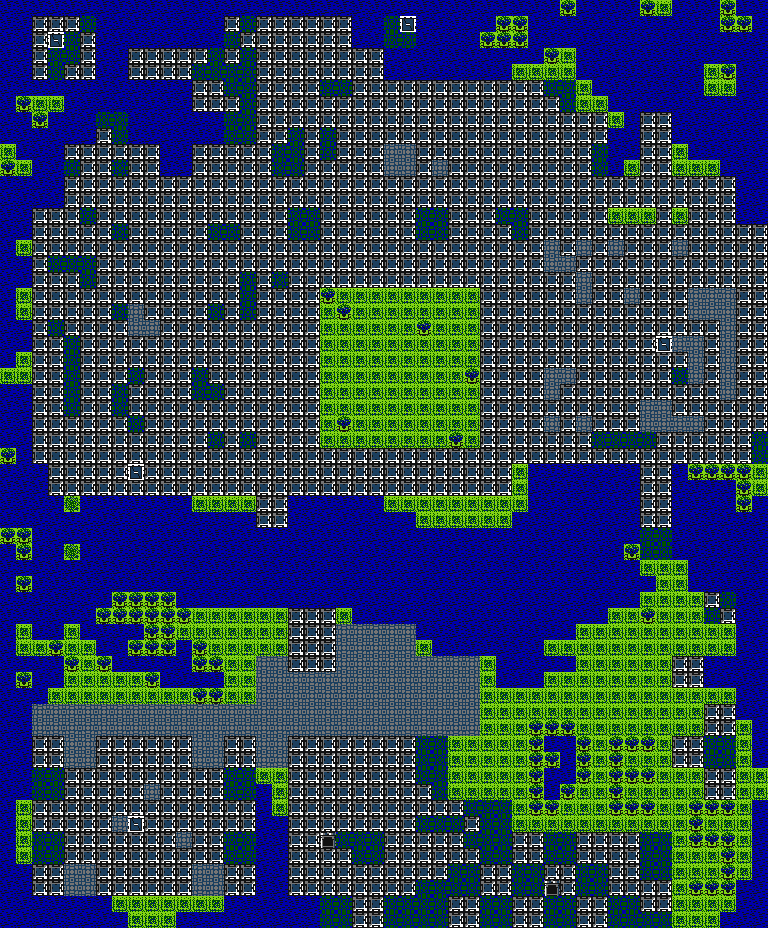

This game map was drawn from its Tiled (.tmx) file and the tilesets committed beside it. A one-line description and the trimmed map source follow:
An orthogonal 48x58 tile map with 16x16 px tiles, 1 tile layer (tilemap), 1 hidden layer not drawn.

<map version="1.0" tiledversion="1.1.2" orientation="orthogonal" renderorder="right-down" width="48" height="58" tilewidth="16" tileheight="16" infinite="0" nextobjectid="1">
 <properties>
  <property name="background_tile" type="int" value="1" />
  <property name="bgm" value="field" />
  <property name="encounter_table" type="int" value="1" />
 </properties>
 <tileset firstgid="1" source="tileset.tsx" />
 <layer name="tilemap" width="48" height="58" locked="1">
  <data>[2784 cells, 2784 non-empty, 9 distinct tile ids]</data>
 </layer>
 <layer name="collision" width="48" height="58" visible="0">
  <data>[2784 cells, 1785 non-empty, 1 distinct tile ids]</data>
 </layer>
</map>